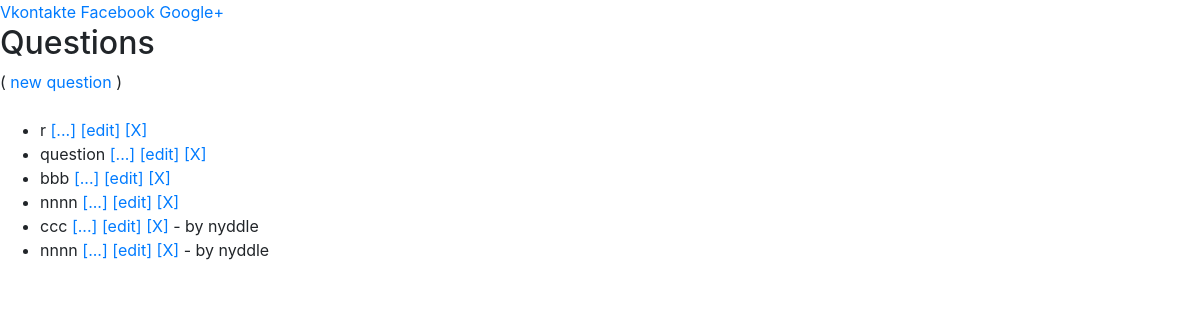
Screenshot of /editor/ with the database file from the repository.
### core/models.py (models this page shows)
class Question(models.Model):
    question = models.CharField(max_length=200)
    answer = models.CharField(max_length=200)
    a = models.CharField(max_length=200)
    b = models.CharField(max_length=200)
    c = models.CharField(max_length=200)
    created = models.DateTimeField('creation date', auto_now_add=True)
    author = models.ForeignKey(settings.AUTH_USER_MODEL, null=True, blank=True)

### editor/views.py (the view)
# urls.py: url(r'^', QuestionListView.as_view(), name='question_list'),
class QuestionListView(ListView):
    model = Question
    queryset = Question.objects.order_by('-created')
    template_name = 'editor/index.html'

### editor/templates/editor/index.html
{% extends "editor/base.html" %}
{% block content %}
    <h2>Questions</h2> ( <a href="{% url 'editor:new_question' %}">new question</a>  )
    <br><br>
    <ul>
        {% for question in object_list %}
            <li>
             {{ question.question }}
              <a href="{% url 'editor:view_question' question.id %}">[...]</a>
              <a href="{% url 'editor:edit_question' question.id %}">[edit]</a>
              <a href="{% url 'editor:delete_question' question.id %}">[X]</a>
              {% if question.author %}- by {{ question.author.username }} {% endif %}
        {% endfor %}
    </ul>
{% endblock %}

### rows the page displays
Question: question "r"
Question: question "question"
Question: question "bbb"
Question: question "nnnn"
Question: question "ccc", author.username "nyddle"
Question: question "nnnn", author.username "nyddle"
